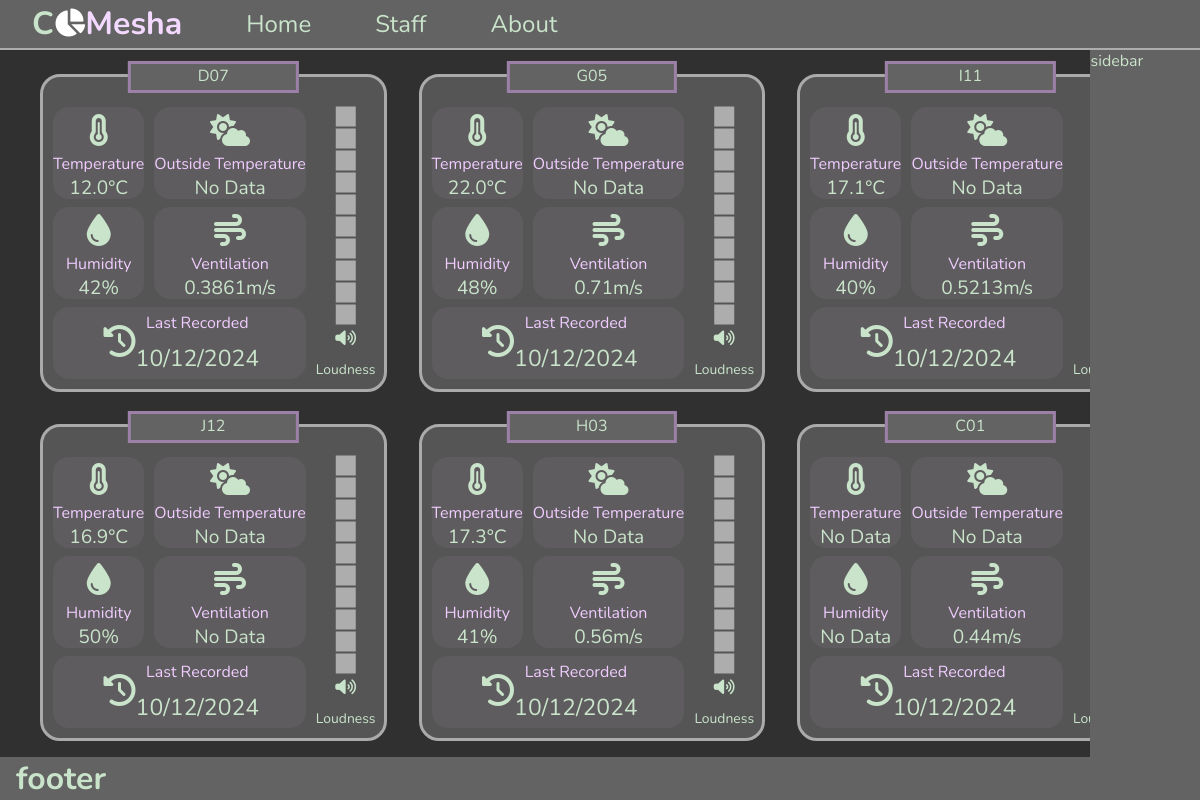
The page / on the database its author committed.
### database.py (models this page shows)
class Classroom(db.Model):
    __tablename__ = 'Classrooms'
    ClassroomID = db.Column(db.Text, primary_key=True)
    Teachers = db.relationship('Teacher', secondary='TeacherClassrooms', backref='classrooms')

class TemperatureHumidityDatum(db.Model):
    __tablename__ = 'TemperatureHumidityData'
    ID = db.Column(db.Integer, primary_key=True)
    ClassroomID = db.Column(db.ForeignKey('Classrooms.ClassroomID'))
    TemperatureReading = db.Column(db.Float)
    HumidityReading = db.Column(db.Float)
    DateRecorded = db.Column(db.Text)
    Classroom = db.relationship('Classroom', primaryjoin='TemperatureHumidityDatum.ClassroomID == Classroom.ClassroomID', backref='temperature_humidity_data')

class AnemometerDatum(db.Model):
    __tablename__ = 'AnemometerData'
    ID = db.Column(db.Integer, primary_key=True)
    ClassroomID = db.Column(db.ForeignKey('Classrooms.ClassroomID'))
    AnemometerReading = db.Column(db.Float)
    DateRecorded = db.Column(db.Text)
    Classroom = db.relationship('Classroom', primaryjoin='AnemometerDatum.ClassroomID == Classroom.ClassroomID', backref='anemometer_data')

### server.py (the view)
@app.route("/")
def home():
    classrooms = Classroom.query.with_entities(
                    Classroom.ClassroomID).limit(6).all()
    giga_list = []
    for i in classrooms:
        temp_list = []
        print(i[0])
        temp_list.append(i[0])
        temperature = TemperatureHumidityDatum.query.filter_by(
            ClassroomID=i[0]).with_entities(
            TemperatureHumidityDatum.TemperatureReading).first()
        if not temperature:
            temperature = (False,)
        temp_list.append(temperature[0])
        humidity = TemperatureHumidityDatum.query.filter_by(
            ClassroomID=i[0]).with_entities(
            TemperatureHumidityDatum.HumidityReading).first()
        if not humidity:
            humidity = (False,)
        temp_list.append(humidity[0])
        loudness = LoudnessData.query.filter_by(
            ClassroomID=i[0]).with_entities(
            LoudnessData.LoudnessReading).first()
        if not loudness:
            loudness = (False,)
        temp_list.append(loudness[0])
        wind_speed = AnemometerDatum.query.filter_by(
            ClassroomID=i[0]).with_entities(
            AnemometerDatum.AnemometerReading).first()
        if not wind_speed:
            wind_speed = (False,)
        temp_list.append(wind_speed[0])
        giga_list.append(temp_list)
    print(giga_list)
    return (render_template("pages/main.html", giga_list=giga_list))

### templates/pages/main.html
{% extends 'layout.html' %}
{% block content %}
<div class="classroom-grid-container">
    {% for i in giga_list %}
    <div class="classroom-grid-items">
        <a href="classroom/{{i[0]}}"  class="classroom-grid-title">
            <div>{{i[0]}}</div>
        </a>
        <ul>
            <li class="temp">
                 <i class="fa-solid fa-temperature-three-quarters fa-2xl"></i>
                 <small class="icon-text">Temperature</small>
                 {% if i[1] %}
                 <div>{{i[1]}}°C</div>
                 {% else %}
                 <div>No Data</div>
                 {% endif %}
            </li>
            <li class="outTemp">
                <i class="fa-solid fa-cloud-sun fa-2xl"></i>
                <small class="icon-text">Outside Temperature</small>
                <div>No Data</div>
            </li>
            <li class="humidity">
                <i class="fa-solid fa-droplet fa-2xl"></i>
                <small class="icon-text">Humidity</small>
                {% if i[2] %}
                <div>{{((i[2]*100)|string)[:-2]}}%</div>
                {% else %}
                <div>No Data</div>
                {% endif %}
            </li>
            <li class="windSpeed">
                <i class="fa-solid fa-wind fa-2xl"></i>
                <small class="icon-text">Ventilation</small>
                {% if i[4] %}
                <div>{{i[4]}}m/s</div>
                {% else %}
                <div>No Data</div>
                {% endif %}
            </li>
            <li class="date">
                <div class="date-grid">
                    <i class="fa-solid fa-clock-rotate-left"></i>
                    <small class="icon-text"> Last Recorded </small>
                    <div class="date-text"> 10/12/2024 </div>
                </div>
            </li>
            <li class="sound">
                <div class="sound-meter">
                    <i class="fa-solid fa-square-full"></i>
                    <i class="fa-solid fa-square-full"></i>
                    <i class="fa-solid fa-square-full"></i>
                    <i class="fa-solid fa-square-full"></i>
                    <i class="fa-solid fa-square-full"></i>
                    <i class="fa-solid fa-square-full"></i>
                    <i class="fa-solid fa-square-full"></i>
                    <i class="fa-solid fa-square-full"></i>
                    <i class="fa-solid fa-square-full"></i>
                    <i class="fa-solid fa-square-full"></i>
                    <div class="sound-db">
                        <i class="fa-solid fa-volume-high"></i>
                        <small class="icon-text">Loudness</small>
                    </div>
                </div>
            </li>
        </ul>
    </div>
    {% endfor %}
</div>
{% endblock %}

### static/css/layout.css (style rules this page uses)
:root { --text-color: #C9E4CA; --main-color: #636363; --main-color-darker: #303030; --border-color: white; }
html { box-sizing: border-box; min-width: 100vw; min-height: 100vh; font-family: "Nunito"; }
*, *:before, *:after { box-sizing: inherit; }
body { box-sizing: border-box; margin: 0; display: grid; width: 100vw; height: 100vh; grid-template-columns: 0.5fr 2fr 2fr 0.5fr; grid-template-rows: 0.2fr 4fr 4fr 0.2fr; grid-template-areas: "hd nav nav nav" "main main main sb" "main main main sb" "ft ft ft sb"; color: var(--text-color); background-color: var(--main-color); }
.classroom-grid-container { position: relative; display: grid; grid-template-areas: "g-c g-c g-c" "g-c g-c g-c"; grid-template-columns: repeat(3, 1fr); grid-template-rows: repeat(2, 1fr); width: 100%; height: 100%; margin: 0; padding: 0; box-sizing: content-box; }
.classroom-grid-title { text-align: center; color: #C9E4CA; box-sizing: border-box; border: #9c80a8 solid; height: 2em; width: 50%; background-color: var(--main-color); position: absolute; left: 50%; transform: translate(-50%, 0); top: -1em; z-index: 1; }
.classroom-grid-title div { position: relative; box-sizing: content-box; height: 100%; text-align: center; line-height: 150%; overflow: hidden; }
.classroom-grid-items { position: relative; margin: 1em; box-sizing: content-box; background-color: #555555; border-radius: 20px; border: rgb(170, 170, 170) solid; }
.classroom-grid-items ul { box-sizing: border-box; position: relative; height: 100%; width: 100%; margin: 0px; padding-top: 30px; padding-left: clamp(10px, 2%, 1%); padding-bottom: 10px; display: grid; grid-template-areas: "temp outTemp sound" "humidity windSpd sound" "date date sound"; grid-template-columns: 1fr 1fr 0.1fr; grid-template-rows: 1fr 1fr 0.1fr; row-gap: 0.5em; -moz-column-gap: 10px; column-gap: 10px; list-style: none; text-align: center; }
.classroom-grid-items ul li:not(.sound) { white-space: nowrap; background-color: rgba(243, 216, 255, 0.0549019608); border-radius: 1rem; }
.classroom-grid-items ul li:not(.sound) div:not(.sound-db) { font-size: 1.2em; }
.classroom-grid-items ul li:not(.sound) > * { display: block; }
.classroom-grid-items ul li:not(.sound) > i { width: 100%; height: 50%; }
.classroom-grid-items ul li:not(.sound) > i::before { position: relative; bottom: -50%; }
.classroom-grid-items ul li:not(.sound) > small { padding: 0; }
.classroom-grid-items ul .icon-text { color: #f0ccff; font-size: 1rem; padding-top: 10px; display: block; }
.classroom-grid-items ul .temp { grid-area: temp; }
.classroom-grid-items ul .humidity { grid-area: humidity; }
.classroom-grid-items ul .sound { grid-area: sound; text-align: center; }
.classroom-grid-items ul .sound .sound-db, .classroom-grid-items ul .sound small { color: var(--text-color); font-size: smaller; }
.classroom-grid-items ul .sound .sound-meter { padding-right: 0.5rem; font-size: 1.25rem; color: #adadad; display: flex; flex-direction: column; justify-content: center; height: 100%; }
.classroom-grid-items ul .sound .sound-meter > i { flex-grow: 1; }
.classroom-grid-items ul .date { grid-area: date; }
.classroom-grid-items ul .date .date-grid { margin-left: 20%; margin-right: 20%; display: grid; grid-template-areas: "icon st" "icon text"; grid-template-columns: 0.5fr 1fr; grid-template-rows: 1fr 1fr; }
.classroom-grid-items ul .date .date-grid > i { grid-area: icon; display: block; position: relative; height: 100%; }
.classroom-grid-items ul .date .date-grid i::before { position: relative; font-size: 2rem; bottom: -25%; }
.classroom-grid-items ul .date .date-grid .icon-text { grid-area: st; padding: 0px; height: 100%; margin-top: 5px; }
.classroom-grid-items ul .date .date-grid .date-text { grid-area: text; height: 100%; margin-bottom: 5px; }
a { text-decoration: none; color: white; }

### rows shown on the page
Classroom: ClassroomID "D07"
TemperatureHumidityDatum: TemperatureReading "12.0", ((i[2]*100)|string)[:-2] "42"
AnemometerDatum: AnemometerReading "0.3861"
Classroom: ClassroomID "G05"
TemperatureHumidityDatum: TemperatureReading "22.0", ((i[2]*100)|string)[:-2] "48"
AnemometerDatum: AnemometerReading "0.71"
Classroom: ClassroomID "I11"
TemperatureHumidityDatum: TemperatureReading "17.1", ((i[2]*100)|string)[:-2] "40"
AnemometerDatum: AnemometerReading "0.5213"
Classroom: ClassroomID "J12"
TemperatureHumidityDatum: TemperatureReading "16.9", ((i[2]*100)|string)[:-2] "50"
Classroom: ClassroomID "H03"
TemperatureHumidityDatum: TemperatureReading "17.3", ((i[2]*100)|string)[:-2] "41"
AnemometerDatum: AnemometerReading "0.56"
Classroom: ClassroomID "C01"
AnemometerDatum: AnemometerReading "0.44"
